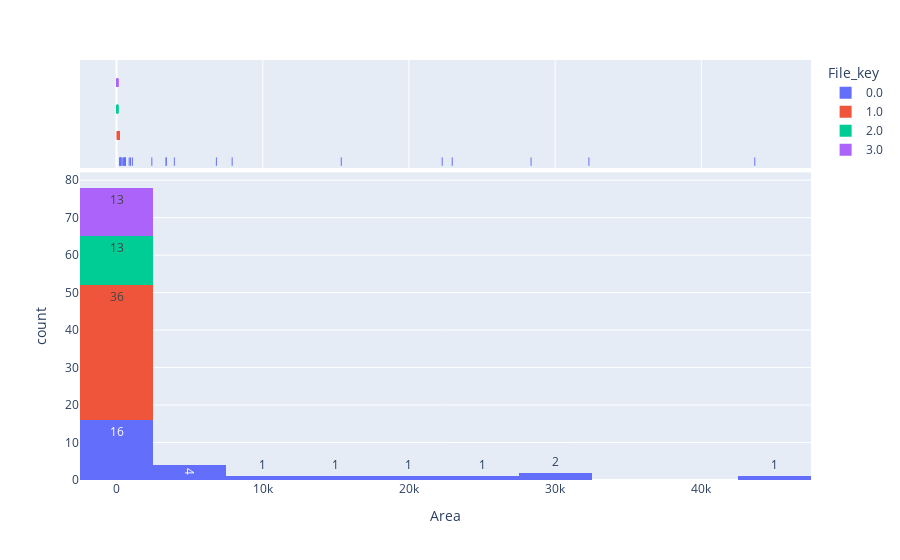

Notebook cell for this chart:
### Code cell
# Histogram & Marginal "rug" plot: Area
fig2 = px.histogram(concat_particle_data, x="Area",color="File_key",
                    text_auto=True, marginal="rug",
                    )
fig2.show()

### Figure 1 — Plotly figure (JSON) as saved in the notebook; plotly's stock layout.template omitted (floating-point values rounded to 4 significant figures)
{"data": [{"alignmentgroup": "True", "bingroup": "x", "hovertemplate": "File_key=0.0<br>Area=%{x}<br>count=%{y}<extra></extra>", "legendgroup": "0.0", "marker": {"color": "#636efa", "pattern": {"shape": ""}}, "name": "0.0", "offsetgroup": "0.0", "orientation": "v", "showlegend": true, "texttemplate": "%{value}", "type": "histogram", "x": [390, 546, 1084, 3952, 22959, 209, 283, 22274, 3391, 6829, 614, 15370, 478, 43655, 956, 2413, 582, 28353, 248, 580, 3393, 271, 7908, 32309, 243, 864, 312], "xaxis": "x", "yaxis": "y"}, {"alignmentgroup": "True", "boxpoints": "all", "fillcolor": "rgba(255,255,255,0)", "hoveron": "points", "hovertemplate": "File_key=0.0<br>Area=%{x}<extra></extra>", "jitter": 0, "legendgroup": "0.0", "line": {"color": "rgba(255,255,255,0)"}, "marker": {"color": "#636efa", "symbol": "line-ns-open"}, "name": "0.0", "offsetgroup": "0.0", "showlegend": false, "type": "box", "x": [390, 546, 1084, 3952, 22959, 209, 283, 22274, 3391, 6829, 614, 15370, 478, 43655, 956, 2413, 582, 28353, 248, 580, 3393, 271, 7908, 32309, 243, 864, 312], "xaxis": "x2", "yaxis": "y2"}, {"alignmentgroup": "True", "bingroup": "x", "hovertemplate": "File_key=1.0<br>Area=%{x}<br>count=%{y}<extra></extra>", "legendgroup": "1.0", "marker": {"color": "#EF553B", "pattern": {"shape": ""}}, "name": "1.0", "offsetgroup": "1.0", "orientation": "v", "showlegend": true, "texttemplate": "%{value}", "type": "histogram", "x": [149, 160, 146, 157, 177, 72, 60, 59, 134, 149, 160, 146, 157, 177, 72, 60, 59, 134, 149, 160, 146, 157, 177, 72, 60, 59, 134, 149, 160, 146, 157, 177, 72, 60, 59, 134], "xaxis": "x", "yaxis": "y"}, {"alignmentgroup": "True", "boxpoints": "all", "fillcolor": "rgba(255,255,255,0)", "hoveron": "points", "hovertemplate": "File_key=1.0<br>Area=%{x}<extra></extra>", "jitter": 0, "legendgroup": "1.0", "line": {"color": "rgba(255,255,255,0)"}, "marker": {"color": "#EF553B", "symbol": "line-ns-open"}, "name": "1.0", "offsetgroup": "1.0", "showlegend": false, "type": "box", "x": [149, 160, 146, 157, 177, 72, 60, 59, 134, 149, 160, 146, 157, 177, 72, 60, 59, 134, 149, 160, 146, 157, 177, 72, 60, 59, 134, 149, 160, 146, 157, 177, 72, 60, 59, 134], "xaxis": "x2", "yaxis": "y2"}, {"alignmentgroup": "True", "bingroup": "x", "hovertemplate": "File_key=2.0<br>Area=%{x}<br>count=%{y}<extra></extra>", "legendgroup": "2.0", "marker": {"color": "#00cc96", "pattern": {"shape": ""}}, "name": "2.0", "offsetgroup": "2.0", "orientation": "v", "showlegend": true, "texttemplate": "%{value}", "type": "histogram", "x": [84.66, 21.4, 30.44, 60.88, 98.93, 20.45, 37.1, 63.73, 76.1, 75.15, 65.16, 84.66, 29.01], "xaxis": "x", "yaxis": "y"}, {"alignmentgroup": "True", "boxpoints": "all", "fillcolor": "rgba(255,255,255,0)", "hoveron": "points", "hovertemplate": "File_key=2.0<br>Area=%{x}<extra></extra>", "jitter": 0, "legendgroup": "2.0", "line": {"color": "rgba(255,255,255,0)"}, "marker": {"color": "#00cc96", "symbol": "line-ns-open"}, "name": "2.0", "offsetgroup": "2.0", "showlegend": false, "type": "box", "x": [84.66, 21.4, 30.44, 60.88, 98.93, 20.45, 37.1, 63.73, 76.1, 75.15, 65.16, 84.66, 29.01], "xaxis": "x2", "yaxis": "y2"}, {"alignmentgroup": "True", "bingroup": "x", "hovertemplate": "File_key=3.0<br>Area=%{x}<br>count=%{y}<extra></extra>", "legendgroup": "3.0", "marker": {"color": "#ab63fa", "pattern": {"shape": ""}}, "name": "3.0", "offsetgroup": "3.0", "orientation": "v", "showlegend": true, "texttemplate": "%{value}", "type": "histogram", "x": [84.66, 21.4, 30.44, 60.88, 98.93, 20.45, 37.1, 63.73, 76.1, 75.15, 65.16, 84.66, 29.01], "xaxis": "x", "yaxis": "y"}, {"alignmentgroup": "True", "boxpoints": "all", "fillcolor": "rgba(255,255,255,0)", "hoveron": "points", "hovertemplate": "File_key=3.0<br>Area=%{x}<extra></extra>", "jitter": 0, "legendgroup": "3.0", "line": {"color": "rgba(255,255,255,0)"}, "marker": {"color": "#ab63fa", "symbol": "line-ns-open"}, "name": "3.0", "offsetgroup": "3.0", "showlegend": false, "type": "box", "x": [84.66, 21.4, 30.44, 60.88, 98.93, 20.45, 37.1, 63.73, 76.1, 75.15, 65.16, 84.66, 29.01], "xaxis": "x2", "yaxis": "y2"}], "layout": {"barmode": "relative", "legend": {"title": {"text": "File_key"}, "tracegroupgap": 0}, "margin": {"t": 60}, "xaxis": {"anchor": "y", "domain": [0, 1], "title": {"text": "Area"}}, "xaxis2": {"anchor": "y2", "domain": [0, 1], "matches": "x", "showgrid": true, "showticklabels": false}, "yaxis": {"anchor": "x", "domain": [0, 0.7326], "title": {"text": "count"}}, "yaxis2": {"anchor": "x2", "domain": [0.7426, 1], "matches": "y2", "showgrid": false, "showline": false, "showticklabels": false, "ticks": ""}}}
